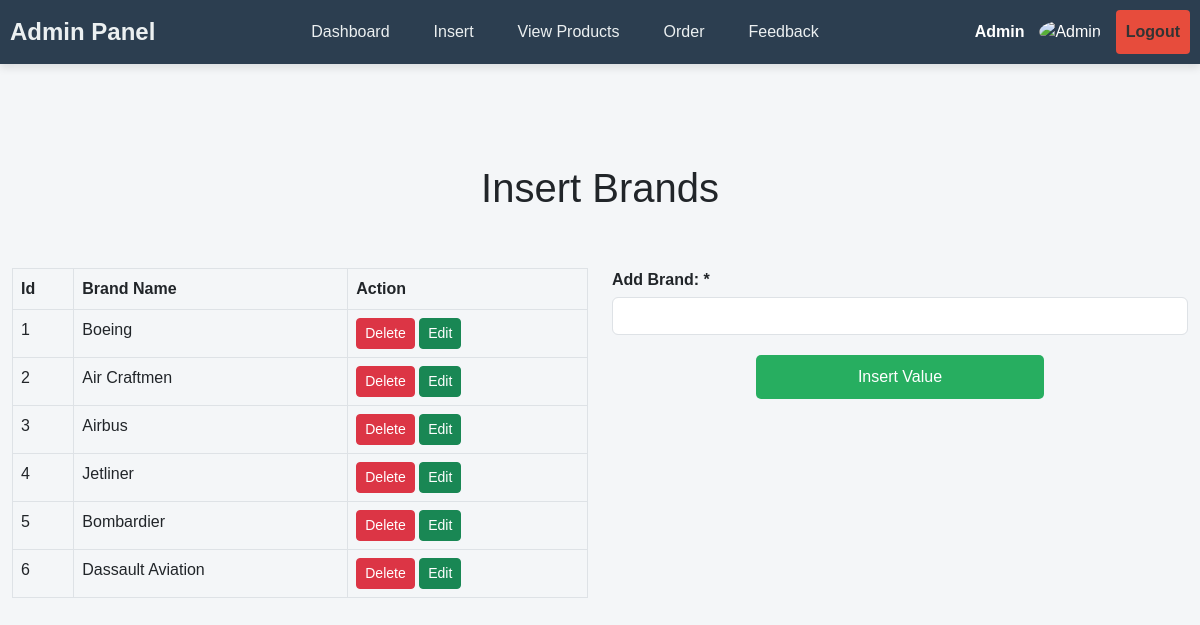
/admin/insert_brands.php (signed in), run on the app's committed database.
### tables this page shows
CREATE TABLE `tbl_brand` (
  `brandId` int(11) NOT NULL,
  `brandName` varchar(255) NOT NULL
);

### admin/insert_brands.php (the view, shortened to what this page needs)
<?php
include ('../include/connect_db.php');
include("header1.php");
?>
<section class="insert-brands">
    <div class="container">
        <div class="main-title center">
            <h1 class="title">Insert Brands</h1>
        </div>
        <div class="row pt-5">
            <div class="col-6">
                <div>
                    <table class="table table-bordered">
                        <thead>
                            <th>Id</th>
                            <th>Brand Name</th>
                            <th>Action</th>
                        </thead>
                        <tbody>
                            <?php
                            $select = "SELECT * FROM tbl_brand";
                            $result = mysqli_query($conn, $select);
                            while ($data = mysqli_fetch_array($result)) { ?>
                                <tr>
                                    <td><?= $data["brandId"] ?></td>
                                    <td><?= $data["brandName"] ?></td>
                                    <td>
                                        <form action="" method="post">
                                            <button type="submit" name="delete_brands" class="btn btn-danger btn-sm"
                                                onclick="return confirm('Are you sure you want to delete this brand?')">Delete</button>
                                            <a class="text-white text-decoration-none btn btn-success btn-sm"
                                                href="edit_brand.php?edit_brand=<?= $data['brandId'] ?>">Edit</a>
                                        </form>
                                    </td>
                                </tr>
                            <?php } ?>
                        </tbody>
                    </table>
                </div>
            </div>
            <div class="col-6">
                <div>
                    <form action="" method="post">
                        <div class="form-group">
                            <label for="brands">Add Brand: <span class="required">*</span></label>
                            <input type="text" name="brands" class="form-control" required>
                        </div>
                        <input type="submit" value="Insert Value" class="btn btn-primary" name="insert_brands">
                    </form>
                </div>
            </div>
        </div>
    </div>
</section>

### admin/style1.css (style rules this page uses)
.container { max-width: 1200px; margin: 0 auto; }
body { font-family: Arial, sans-serif; background-color: #f4f6f8; }
section { margin-top: 100px; margin-bottom: 100px; }
.form-group { margin-bottom: 20px; text-align: left; }
label { display: block; margin-bottom: 5px; font-weight: bold; }
input { width: 100%; padding: 10px; border: 1px solid #ccc; border-radius: 5px; box-sizing: border-box; display: block; margin: 0 auto; }
input[type="submit"] { background-color: #27ae60; color: white; cursor: pointer; border: none; width: 50%; padding: 10px; border-radius: 5px; display: block; margin: 20px auto 0 auto; }
.main-title.center { text-align: center; }

### data on the page
tbl_brand: brandId "1", brandName "Boeing"
tbl_brand: brandId "2", brandName "Air Craftmen"
tbl_brand: brandId "3", brandName "Airbus"
tbl_brand: brandId "4", brandName "Jetliner"
tbl_brand: brandId "5", brandName "Bombardier"
tbl_brand: brandId "6", brandName "Dassault Aviation"
